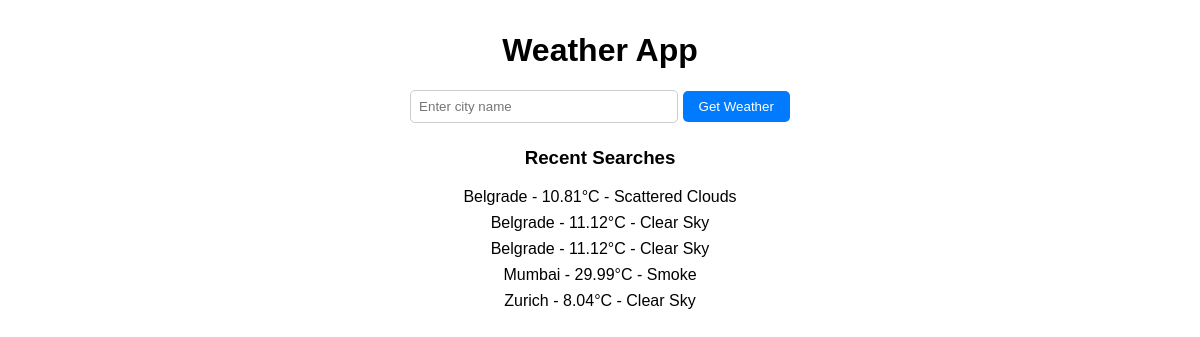
The page / on the database its author committed.
### main/models.py (models this page shows, shortened)
class SearchHistory(models.Model):
    city_name = models.CharField(max_length=100)
    temperature = models.FloatField(null=True, blank=True)
    humidity = models.IntegerField(null=True, blank=True)
    pressure = models.IntegerField(null=True, blank=True)
    description = models.CharField(max_length=255, null=True, blank=True)
    searched_at = models.DateTimeField(auto_now_add=True)

### main/views.py (the view, shortened to what this page needs)
# urls.py: path('', views.index),
def index(request):
    weather = None
    error = None
    recent_searches = SearchHistory.objects.order_by('-searched_at')[:5]
    return render(request,"main/index.html",{'weather':weather,'error': error,'recent_searches': recent_searches})

### main/templates/main/index.html (shortened to what this page needs)
<!DOCTYPE html>
<html lang="en">
<head>
</head>
<body>
    <h1>Weather App</h1>
    <form method="post">
        <input type="text" name="city" placeholder="Enter city name">
        <button type="submit">Get Weather</button>
    </form>
    {% if recent_searches %}
        <div class="recent">
            <h3>Recent Searches</h3>
            <ul>
                {% for search in recent_searches %}
                    <li>{{ search.city_name }} - {{ search.temperature }}°C - {{ search.description }}</li>
                {% endfor %}
            </ul>
        </div>
    {% endif %}
</body>
</html>

### main/templates/main/index.html (style rules this page uses)
body { font-family: Arial, sans-serif; margin: 2rem; text-align: center; }
input[type="text"] { padding: 0.5rem; width: 250px; border-radius: 5px; border: 1px solid #ccc; }
button { padding: 0.5rem 1rem; border: none; border-radius: 5px; background: #007BFF; color: white; cursor: pointer; }
.weather, .recent { margin-top: 1.5rem; }
ul { list-style: none; padding: 0; }
li { margin: 0.5rem 0; }

### rows shown on the page
SearchHistory: city_name "Belgrade", temperature "10.81", description "Scattered Clouds"
SearchHistory: city_name "Belgrade", temperature "11.12", description "Clear Sky"
SearchHistory: city_name "Belgrade", temperature "11.12", description "Clear Sky"
SearchHistory: city_name "Mumbai", temperature "29.99", description "Smoke"
SearchHistory: city_name "Zurich", temperature "8.04", description "Clear Sky"
